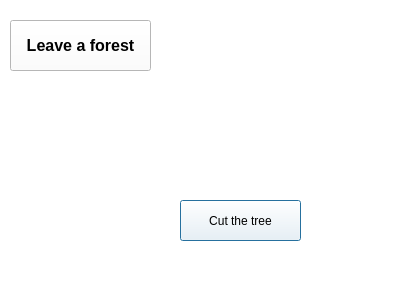
<?xml version="1.0" encoding="UTF-8"?>
<ui version="4.0">
 <class>Forest</class>
 <widget class="QDialog" name="Forest">
  <property name="geometry">
   <rect>
    <x>0</x>
    <y>0</y>
    <width>404</width>
    <height>299</height>
   </rect>
  </property>
  <property name="windowTitle">
   <string>Forest</string>
  </property>
  <property name="styleSheet">
   <string notr="true">background-color:rgb(255, 255, 255)</string>
  </property>
  <widget class="QLabel" name="tree">
   <property name="geometry">
    <rect>
     <x>200</x>
     <y>90</y>
     <width>91</width>
     <height>91</height>
    </rect>
   </property>
   <property name="text">
    <string/>
   </property>
   <property name="pixmap">
    <pixmap resource="files.qrc">:/images/Imgs/tree.png</pixmap>
   </property>
  </widget>
  <widget class="QPushButton" name="pushButton">
   <property name="geometry">
    <rect>
     <x>180</x>
     <y>200</y>
     <width>121</width>
     <height>41</height>
    </rect>
   </property>
   <property name="font">
    <font>
     <pointsize>9</pointsize>
    </font>
   </property>
   <property name="text">
    <string>Cut the tree</string>
   </property>
  </widget>
  <widget class="QPushButton" name="exit">
   <property name="geometry">
    <rect>
     <x>10</x>
     <y>20</y>
     <width>141</width>
     <height>51</height>
    </rect>
   </property>
   <property name="font">
    <font>
     <pointsize>12</pointsize>
     <weight>75</weight>
     <bold>true</bold>
    </font>
   </property>
   <property name="text">
    <string>Leave a forest</string>
   </property>
  </widget>
  <widget class="QLabel" name="tree_2">
   <property name="geometry">
    <rect>
     <x>110</x>
     <y>90</y>
     <width>81</width>
     <height>91</height>
    </rect>
   </property>
   <property name="text">
    <string/>
   </property>
   <property name="pixmap">
    <pixmap resource="files.qrc">:/images/Imgs/tree.png</pixmap>
   </property>
  </widget>
  <widget class="QLabel" name="tree_3">
   <property name="geometry">
    <rect>
     <x>300</x>
     <y>70</y>
     <width>91</width>
     <height>91</height>
    </rect>
   </property>
   <property name="text">
    <string/>
   </property>
   <property name="pixmap">
    <pixmap resource="files.qrc">:/images/Imgs/tree.png</pixmap>
   </property>
  </widget>
  <widget class="QLabel" name="tree_4">
   <property name="geometry">
    <rect>
     <x>250</x>
     <y>0</y>
     <width>91</width>
     <height>91</height>
    </rect>
   </property>
   <property name="text">
    <string/>
   </property>
   <property name="pixmap">
    <pixmap resource="files.qrc">:/images/Imgs/tree.png</pixmap>
   </property>
  </widget>
  <widget class="QLabel" name="tree_5">
   <property name="geometry">
    <rect>
     <x>170</x>
     <y>0</y>
     <width>81</width>
     <height>91</height>
    </rect>
   </property>
   <property name="text">
    <string/>
   </property>
   <property name="pixmap">
    <pixmap resource="files.qrc">:/images/Imgs/tree.png</pixmap>
   </property>
  </widget>
  <zorder>tree_5</zorder>
  <zorder>pushButton</zorder>
  <zorder>exit</zorder>
  <zorder>tree_2</zorder>
  <zorder>tree_4</zorder>
  <zorder>tree_3</zorder>
  <zorder>tree</zorder>
 </widget>
 <resources>
  <include location="files.qrc"/>
 </resources>
 <connections/>
</ui>
